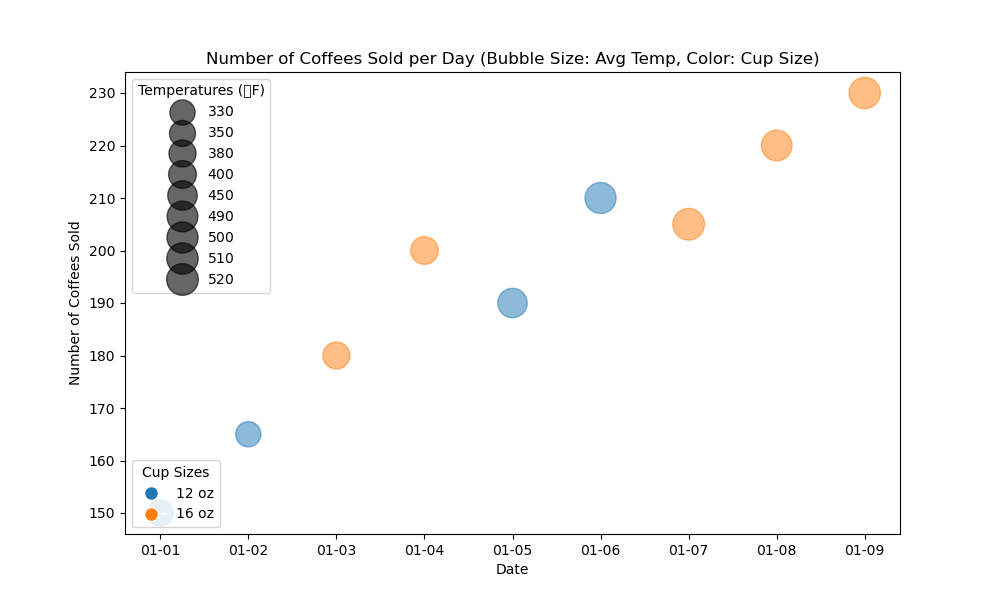

Write the Python code that produced this figure.

import matplotlib.pyplot as plt
import matplotlib.dates as mdates
from datetime import datetime

# Given data
data = [
    {'Date': '2023-01-01', 'Number of Coffees Sold': 150, 'Size of Cups (oz)': 12, 'Average Temperature (°F)': 35},
    {'Date': '2023-01-02', 'Number of Coffees Sold': 165, 'Size of Cups (oz)': 12, 'Average Temperature (°F)': 33},
    {'Date': '2023-01-03', 'Number of Coffees Sold': 180, 'Size of Cups (oz)': 16, 'Average Temperature (°F)': 38},
    {'Date': '2023-01-04', 'Number of Coffees Sold': 200, 'Size of Cups (oz)': 16, 'Average Temperature (°F)': 40},
    {'Date': '2023-01-05', 'Number of Coffees Sold': 190, 'Size of Cups (oz)': 12, 'Average Temperature (°F)': 45},
    {'Date': '2023-01-06', 'Number of Coffees Sold': 210, 'Size of Cups (oz)': 12, 'Average Temperature (°F)': 50},
    {'Date': '2023-01-07', 'Number of Coffees Sold': 205, 'Size of Cups (oz)': 16, 'Average Temperature (°F)': 52},
    {'Date': '2023-01-08', 'Number of Coffees Sold': 220, 'Size of Cups (oz)': 16, 'Average Temperature (°F)': 49},
    {'Date': '2023-01-09', 'Number of Coffees Sold': 230, 'Size of Cups (oz)': 16, 'Average Temperature (°F)': 51}
]

# Extracting information from the data
dates = [datetime.strptime(d['Date'], '%Y-%m-%d') for d in data]
sales = [d['Number of Coffees Sold'] for d in data]
temperatures = [d['Average Temperature (°F)'] for d in data]
cup_sizes = [d['Size of Cups (oz)'] for d in data]

# Normalizing the temperature for bubble size (the 10 is arbitrary for scaling purposes)
bubble_sizes = [temp * 10 for temp in temperatures]

# Choosing a color based on cup size
colors = ['#1f77b4' if size == 12 else '#ff7f0e' for size in cup_sizes]

# Create the bubble chart
plt.figure(figsize=(10, 6))

scatter = plt.scatter(dates, sales, s=bubble_sizes, c=colors, alpha=0.5)

# Create a date formatter and format the x-axis to show month and day
date_format = mdates.DateFormatter('%m-%d')
plt.gca().xaxis.set_major_formatter(date_format)

# Adding labels and title
plt.title('Number of Coffees Sold per Day (Bubble Size: Avg Temp, Color: Cup Size)')
plt.xlabel('Date')
plt.ylabel('Number of Coffees Sold')

# Adding a legend for cup sizes - we will use a dummy scatter as handles
legend1 = plt.legend(*scatter.legend_elements(prop="sizes", alpha=0.6), loc="upper left", title="Temperatures (°F)")
legend2 = plt.legend(handles=[plt.Line2D([0], [0], marker='o', color='w', label='12 oz', markerfacecolor='#1f77b4', markersize=10),
                              plt.Line2D([0], [0], marker='o', color='w', label='16 oz', markerfacecolor='#ff7f0e', markersize=10)],
                   title="Cup Sizes", loc="lower left")
plt.gca().add_artist(legend1)  # Need to manually add this back in after the second legend

# Show the plot
plt.show()
